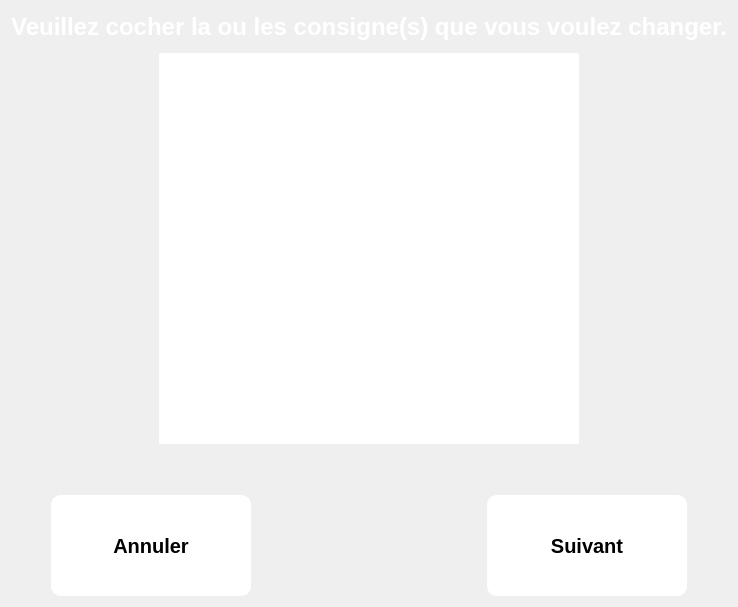
       <widget class="QWidget" name="P_checkboxechange">
        <layout class="QGridLayout" name="gridLayout_5">
         <item row="0" column="0">
          <widget class="QLabel" name="label_3">
           <property name="minimumSize">
            <size>
             <width>0</width>
             <height>31</height>
            </size>
           </property>
           <property name="maximumSize">
            <size>
             <width>16777215</width>
             <height>31</height>
            </size>
           </property>
           <property name="font">
            <font>
             <pointsize>18</pointsize>
             <weight>75</weight>
             <bold>true</bold>
            </font>
           </property>
           <property name="styleSheet">
            <string notr="true">color: rgb(255, 255, 255);
font: bold 18pt ;</string>
           </property>
           <property name="text">
            <string>Veuillez cocher la ou les consigne(s) que vous voulez changer.</string>
           </property>
           <property name="alignment">
            <set>Qt::AlignCenter</set>
           </property>
          </widget>
         </item>
         <item row="1" column="0">
          <layout class="QHBoxLayout" name="horizontalLayout_6">
           <property name="margin">
            <number>5</number>
           </property>
           <item>
            <spacer name="horizontalSpacer_11">
             <property name="orientation">
              <enum>Qt::Horizontal</enum>
             </property>
             <property name="sizeType">
              <enum>QSizePolicy::MinimumExpanding</enum>
             </property>
             <property name="sizeHint" stdset="0">
              <size>
               <width>40</width>
               <height>20</height>
              </size>
             </property>
            </spacer>
           </item>
           <item>
            <widget class="QListWidget" name="ListBoxes">
             <property name="sizePolicy">
              <sizepolicy hsizetype="MinimumExpanding" vsizetype="MinimumExpanding">
               <horstretch>0</horstretch>
               <verstretch>0</verstretch>
              </sizepolicy>
             </property>
             <property name="minimumSize">
              <size>
               <width>420</width>
               <height>391</height>
              </size>
             </property>
             <property name="maximumSize">
              <size>
               <width>420</width>
               <height>391</height>
              </size>
             </property>
             <property name="font">
              <font>
               <pointsize>15</pointsize>
               <weight>50</weight>
               <bold>false</bold>
              </font>
             </property>
             <property name="styleSheet">
              <string notr="true">QListWidget::item {
     margin :5 0 5 0; 
     border-bottom:2px solid black;
     border-top:2px solid black;
	 font:15pt;
     background-color: white;
	 min-height:85px; 
     max-height:85px;
 
}

QListWidget{
    background-color: white;
	border-radius: 2px;
 	font:15pt;
	position:center;
}


QScrollBar::add-line:vertical {

    background: grey;
    height: 28px;
    subcontrol-position: bottom;
    subcontrol-origin: margin;
}

QScrollBar::sub-line:vertical {
    background: grey;
    height: 28px;
    subcontrol-position: top;
    subcontrol-origin: margin;
}
QScrollBar::up-arrow:vertical{
  
  width: 0; height: 0;
  bottom:7px;
  border: 12px solid transparent;
  border-top-color: transparent;
  border-right-color: grey;
  border-bottom-color: white;
  border-left-color: grey;

}

QScrollBar:down-arrow:vertical{
  width: 0; height: 0;
  top:7px;
  border: 12px solid transparent;
  border-bottom-color: transparent;
  border-right-color: grey;
  border-top-color: white;
  border-left-color: grey;
}

QScrollBar::vertical{
	border-radius:10px ;
	padding-top:25px;
	padding-bottom:25px;
	border:3px solid grey;
    width:60px;	
    background: rgb(195, 195, 195);  
	
}

QScrollBar::handle:vertical{
	border-radius: 10px;
	border: 2px solid white;
	min-height: 40px;
    min-width:2px;
    max-height: 40px;
    max-width:2px;		
    margin: 2px;
	background: white;
   
}
QScrollBar::add-page:vertical, QScrollBar::sub-page:vertical {
    background: none;
}

QListWidget::indicator{
	border:2px solid black;
border-radius:10px;
	min-height:80px;
	min-width:80px;
	max-height:80px;
	max-width:80px;
	right:-250px;
	top:-30px;
	
}



QListWidget::indicator::unchecked {
    border:2px solid black;
	background-color: rgb(255, 255, 255);
	min-height:80px;
	min-width:80px;
	max-height:80px;
	max-width:80px;
	right:-250px;
	top:-30px;
}

QListWidget::indicator::checked {
     
	border:2px solid black;
	
	background-color: rgb(119, 119, 119);
	min-height:80px;
	min-width:80px;
	max-height:80px;
	max-width:80px;
	right:-250px;
	top:-30px;

}

</string>
             </property>
             <property name="verticalScrollBarPolicy">
              <enum>Qt::ScrollBarAsNeeded</enum>
             </property>
             <property name="horizontalScrollBarPolicy">
              <enum>Qt::ScrollBarAlwaysOff</enum>
             </property>
             <property name="editTriggers">
              <set>QAbstractItemView::NoEditTriggers</set>
             </property>
             <property name="showDropIndicator" stdset="0">
              <bool>true</bool>
             </property>
             <property name="selectionMode">
              <enum>QAbstractItemView::NoSelection</enum>
             </property>
             <property name="flow">
              <enum>QListView::TopToBottom</enum>
             </property>
             <property name="resizeMode">
              <enum>QListView::Adjust</enum>
             </property>
             <property name="layoutMode">
              <enum>QListView::Batched</enum>
             </property>
            </widget>
           </item>
           <item>
            <spacer name="horizontalSpacer_12">
             <property name="orientation">
              <enum>Qt::Horizontal</enum>
             </property>
             <property name="sizeType">
              <enum>QSizePolicy::MinimumExpanding</enum>
             </property>
             <property name="sizeHint" stdset="0">
              <size>
               <width>40</width>
               <height>20</height>
              </size>
             </property>
            </spacer>
           </item>
          </layout>
         </item>
         <item row="2" column="0">
          <spacer name="verticalSpacer_7">
           <property name="orientation">
            <enum>Qt::Vertical</enum>
           </property>
           <property name="sizeType">
            <enum>QSizePolicy::Fixed</enum>
           </property>
           <property name="sizeHint" stdset="0">
            <size>
             <width>20</width>
             <height>40</height>
            </size>
           </property>
          </spacer>
         </item>
         <item row="3" column="0">
          <layout class="QHBoxLayout" name="horizontalLayout_5">
           <item>
            <spacer name="horizontalSpacer_9">
             <property name="orientation">
              <enum>Qt::Horizontal</enum>
             </property>
             <property name="sizeType">
              <enum>QSizePolicy::Fixed</enum>
             </property>
             <property name="sizeHint" stdset="0">
              <size>
               <width>40</width>
               <height>20</height>
              </size>
             </property>
            </spacer>
           </item>
           <item>
            <widget class="QPushButton" name="B_Cancel_Change">
             <property name="minimumSize">
              <size>
               <width>200</width>
               <height>101</height>
              </size>
             </property>
             <property name="maximumSize">
              <size>
               <width>200</width>
               <height>101</height>
              </size>
             </property>
             <property name="font">
              <font>
               <pointsize>15</pointsize>
               <weight>75</weight>
               <italic>false</italic>
               <bold>true</bold>
              </font>
             </property>
             <property name="styleSheet">
              <string notr="true">QPushButton:flat:pressed{ 

	background-color: #ECF0F1;
}

QPushButton:flat {   
    	border:2px solid white;
		border-style: outset;
        border-radius:10px;
        background-color: rgb(255, 255, 255);
}</string>
             </property>
             <property name="text">
              <string>Annuler</string>
             </property>
             <property name="flat">
              <bool>true</bool>
             </property>
            </widget>
           </item>
           <item>
            <spacer name="horizontalSpacer_8">
             <property name="orientation">
              <enum>Qt::Horizontal</enum>
             </property>
             <property name="sizeHint" stdset="0">
              <size>
               <width>40</width>
               <height>20</height>
              </size>
             </property>
            </spacer>
           </item>
           <item>
            <widget class="QPushButton" name="B_Next_Change">
             <property name="minimumSize">
              <size>
               <width>200</width>
               <height>101</height>
              </size>
             </property>
             <property name="maximumSize">
              <size>
               <width>200</width>
               <height>101</height>
              </size>
             </property>
             <property name="font">
              <font>
               <pointsize>15</pointsize>
               <weight>75</weight>
               <italic>false</italic>
               <bold>true</bold>
              </font>
             </property>
             <property name="styleSheet">
              <string notr="true">QPushButton:flat:pressed{ 

	background-color: #ECF0F1;
}

QPushButton:flat {   
    	border:2px solid white;
		border-style: outset;
        border-radius:10px;
        background-color: rgb(255, 255, 255);
}</string>
             </property>
             <property name="text">
              <string>Suivant</string>
             </property>
             <property name="flat">
              <bool>true</bool>
             </property>
            </widget>
           </item>
           <item>
            <spacer name="horizontalSpacer_10">
             <property name="orientation">
              <enum>Qt::Horizontal</enum>
             </property>
             <property name="sizeType">
              <enum>QSizePolicy::Fixed</enum>
             </property>
             <property name="sizeHint" stdset="0">
              <size>
               <width>40</width>
               <height>20</height>
              </size>
             </property>
            </spacer>
           </item>
          </layout>
         </item>
        </layout>
       </widget>
